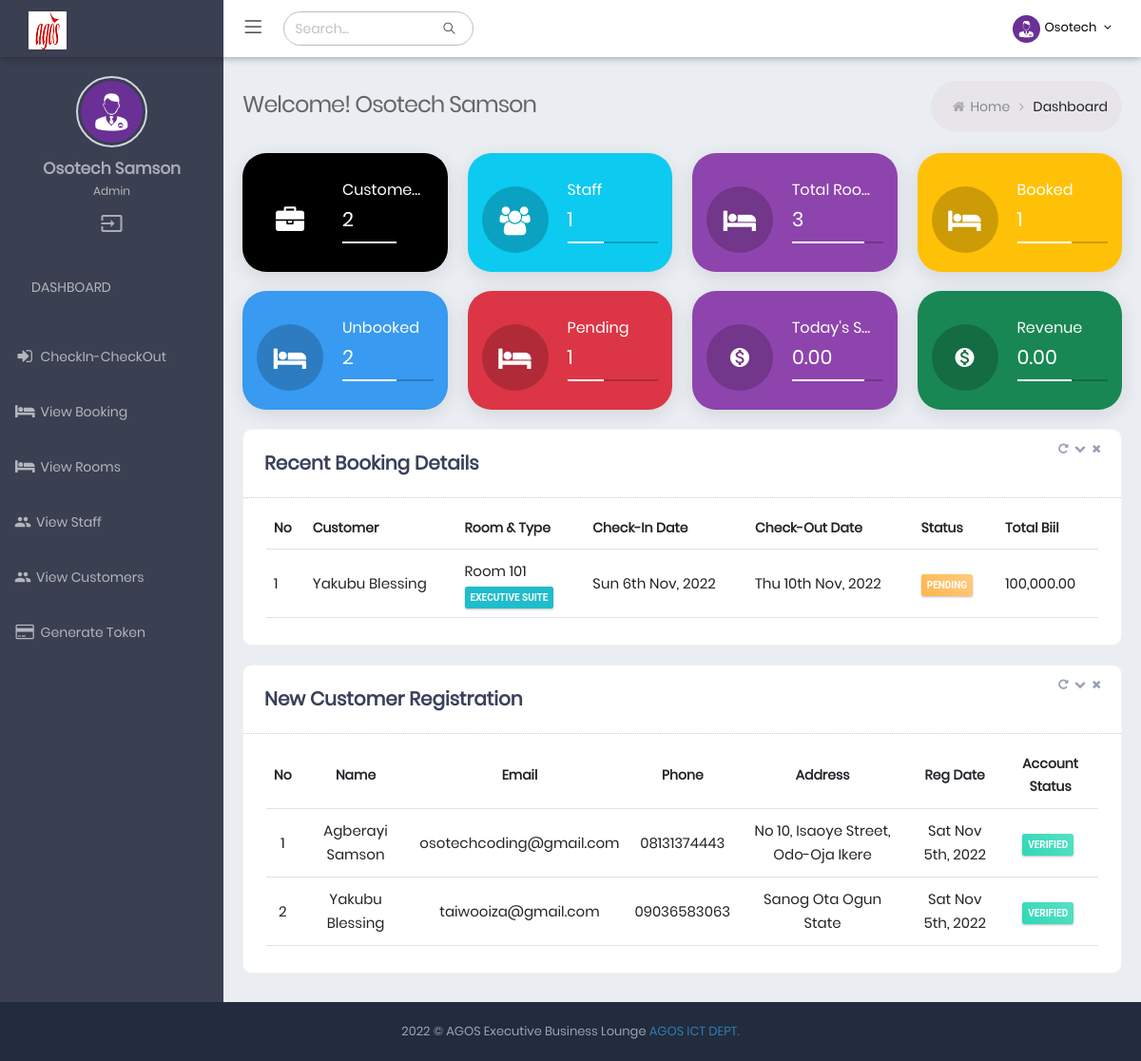
The app's page / (signed in), older data.
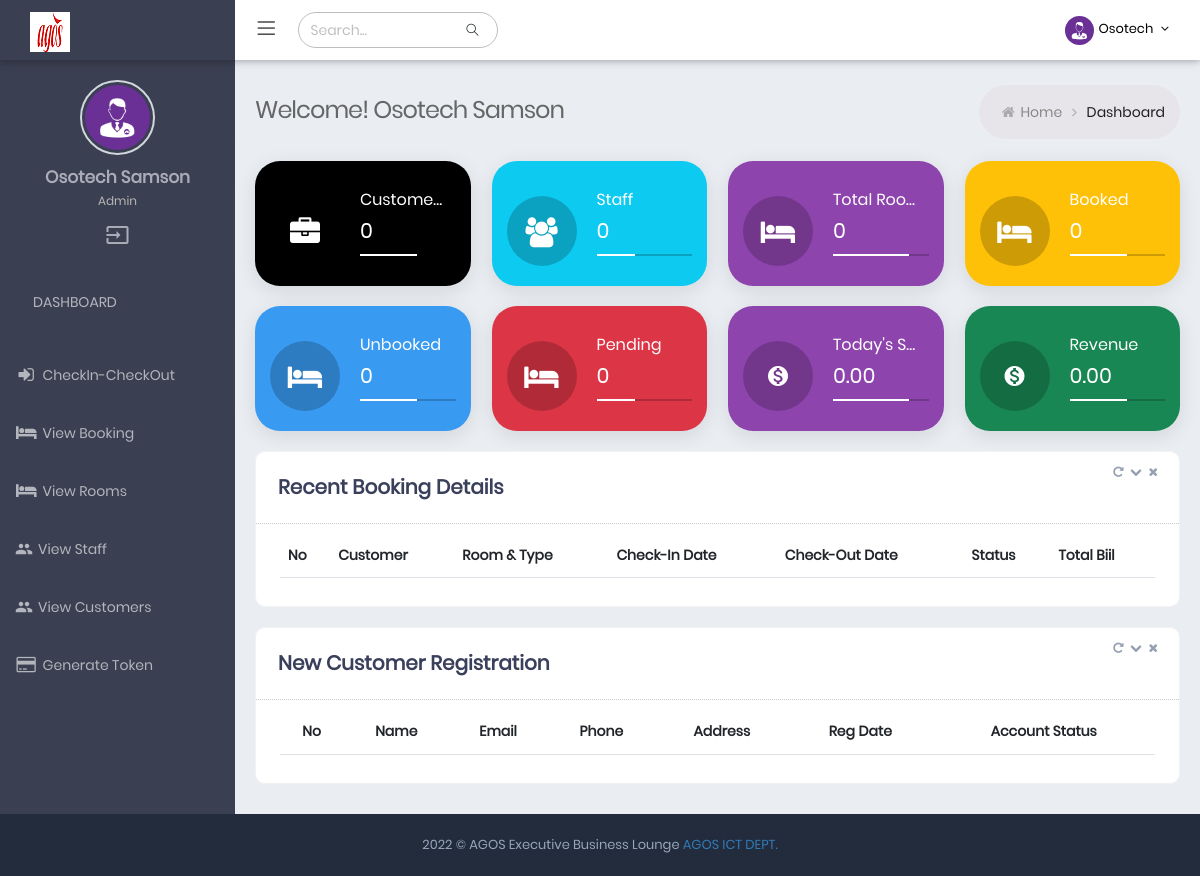
The same page, newer data.
### tables this page shows
CREATE TABLE IF NOT EXISTS `admin_tbl` (
  `id` int(11) NOT NULL AUTO_INCREMENT,
  `username` varchar(50) DEFAULT NULL,
  `email` varchar(255) DEFAULT NULL,
  `password` varchar(255) DEFAULT NULL,
  `fullname` varchar(255) DEFAULT NULL,
  `role_type` varchar(50) NOT NULL DEFAULT 'Admin',
  `status` tinyint(1) NOT NULL DEFAULT 0 COMMENT '0= not active, 1=active',
  `verified` tinyint(1) NOT NULL DEFAULT 0 COMMENT '0=not verified, 1= verified',
  `is_online` tinyint(1) NOT NULL DEFAULT 0 COMMENT '0=offline, 1=online',
  `created_at` date NOT NULL,
  PRIMARY KEY (`id`)
);

CREATE TABLE IF NOT EXISTS `booking_tbl` (
  `id` int(11) NOT NULL AUTO_INCREMENT,
  `customer_id` bigint(20) NOT NULL,
  `room_id` int(11) NOT NULL,
  `no_of_guest` int(5) DEFAULT NULL,
  `no_of_children` int(5) DEFAULT NULL,
  `checkIn` date DEFAULT NULL,
  `checkOut` date DEFAULT NULL,
  `status` tinyint(1) NOT NULL DEFAULT 1 COMMENT '1=pending,2 checked In,3 checked Out,4=extend staying',
  `ref_code` varchar(100) NOT NULL,
  `total_night` int(5) NOT NULL,
  `total_bill` float NOT NULL,
  `payment_method` varchar(100) NOT NULL,
  `booking_time` time DEFAULT NULL,
  `comment` text DEFAULT NULL,
  `created_at` date DEFAULT NULL,
  `is_approved` tinyint(1) NOT NULL DEFAULT 0 COMMENT '0= pending,1= approved,2=rejected',
  `bookedBy` int(11) DEFAULT NULL,
  `checkIn_time` datetime DEFAULT NULL COMMENT 'customer checkin datetime',
  `checkOut_time` datetime DEFAULT NULL COMMENT 'customer checkout datetime',
  PRIMARY KEY (`id`),
  KEY `customer_id` (`customer_id`),
  KEY `room_id` (`room_id`)
);

CREATE TABLE IF NOT EXISTS `customers` (
  `id` bigint(20) NOT NULL AUTO_INCREMENT,
  `fullname` varchar(255) DEFAULT NULL,
  `email` varchar(255) DEFAULT NULL,
  `password` varchar(255) DEFAULT NULL,
  `username` varchar(50) DEFAULT NULL,
  `verified` tinyint(1) NOT NULL DEFAULT 0 COMMENT '0=not verified, 1=verified',
  `is_online` tinyint(1) NOT NULL DEFAULT 0 COMMENT '0=offline, 1=online',
  `address` text DEFAULT NULL,
  `phone` varchar(50) DEFAULT NULL,
  `gender` varchar(50) DEFAULT NULL,
  `state_of_origin` varchar(100) DEFAULT NULL,
  `confirmation_code` varchar(100) DEFAULT NULL COMMENT 'confirmation code sent via email',
  `tokenExp` timestamp NOT NULL DEFAULT current_timestamp(),
  `created_at` date DEFAULT NULL,
  `reset_token` text DEFAULT NULL,
  PRIMARY KEY (`id`),
  UNIQUE KEY `email` (`email`),
  KEY `fullname` (`fullname`)
);

CREATE TABLE IF NOT EXISTS `rooms_tbl` (
  `id` int(11) NOT NULL AUTO_INCREMENT,
  `room_name` varchar(255) NOT NULL,
  `room_type` varchar(255) NOT NULL,
  `price` decimal(7,2) NOT NULL COMMENT 'price of the room per night',
  `room_desc` mediumtext NOT NULL,
  `facilities` text NOT NULL,
  `firstImage` varchar(255) NOT NULL,
  `acType` varchar(100) DEFAULT NULL,
  `thirdImage` varchar(255) NOT NULL,
  `is_booked` tinyint(1) NOT NULL DEFAULT 0 COMMENT '0=not booked, 1= booked',
  `created_at` date DEFAULT NULL,
  PRIMARY KEY (`id`),
  KEY `room_name` (`room_name`)
);

### Helper/helper.php (called while the page is built, shortened)
<?php
$Database = new Database();
$dbh = $Database->osotech_connect();
$Alert = new Alert();
$Core = new Core($dbh, $Alert);
$Admin = new Admin($dbh, $Core, $Alert);
$Customer = new Customer($dbh, $Core, $Alert);
$Room = new Room($dbh, $Core, $Alert);
$Admin->isAdminLoggedIn();
$admin_data = $Admin->getAdminById($_SESSION['AGOS_ADMIN_UNIQUE_ID']);

### App/Controller/Admin.php (called while the page is built, shortened)
<?php
class Admin
{
  private PDO $dbh;
  private $table = "admin_tbl";
  public function __construct($dbh, $Core, $Alert)
  {
    $this->dbh = $dbh;
  }
  public function getAdminById($aid)
  {
    $sql = "SELECT * FROM `{$this->table}` WHERE id=? LIMIT 1";
    $this->stmt = $this->dbh->prepare($sql);
    $this->response = $this->stmt->execute([$aid]);
    if ($this->stmt->rowCount() == '1') {
      $this->response = $this->stmt->fetch();
      return $this->response;
      $this->dbh = null;
    }
  }
}

### App/Controller/Room.php (called while the page is built, shortened)
<?php
class Room
{
  private PDO $dbh;
  private $table = "rooms_tbl";
  public function __construct($dbh, $Core, $Alert)
  {
    $this->dbh = $dbh;
  }
  public function getAllRecentBooking()
  {
    $sql = "SELECT * FROM `booking_tbl` WHERE `status` IN (1,2)  AND DATE(`created_at`) >= DATE(CURRENT_DATE()- INTERVAL 30 DAY) ORDER BY created_at DESC LIMIT 10";
    $this->stmt = $this->dbh->prepare($sql);
    $this->stmt->execute();
    if ($this->stmt->rowCount() > 0) {
      $this->response = $this->stmt->fetchAll();
      return $this->response;
      $this->dbh = null;
    }
  }
  public function getRoomById($rid)
  {
    $sql = "SELECT * FROM `{$this->table}` WHERE id=? LIMIT 1";
    $this->stmt = $this->dbh->prepare($sql);
    $this->stmt->execute([$rid]);
    if ($this->stmt->rowCount() == '1') {
      $this->response = $this->stmt->fetch();
      return $this->response;
      $this->dbh = null;
    }
  }
  public function countAllRoomsByStatus($status)
  {
    $sql = "SELECT count(id) as total_room FROM `{$this->table}` WHERE is_booked=?";
    $this->stmt = $this->dbh->prepare($sql);
    $this->stmt->execute([$status]);
    if ($this->stmt->rowCount() > 0) {
      $this->response = $this->stmt->fetch();
      return $this->response->total_room;
      $this->dbh = null;
    }
  }
  public function countAllRooms()
  {
    $sql = "SELECT count(id) as total_room FROM `{$this->table}`";
    $this->stmt = $this->dbh->prepare($sql);
    $this->stmt->execute();
    if ($this->stmt->rowCount() > 0) {
      $this->response = $this->stmt->fetch();
      return $this->response->total_room;
      $this->dbh = null;
    }
  }
  public function countPendingBookings($status)
  {
    $sql = "SELECT count(id) as pending FROM `booking_tbl` WHERE `status`=?";
    $this->stmt = $this->dbh->prepare($sql);
    $this->stmt->execute([$status]);
    if ($this->stmt->rowCount() > 0) {
      $this->response = $this->stmt->fetch();
      return $this->response->pending;
      $this->dbh = null;
    }
  }
  public function getTodaysRevenue()
  {
    $sql = "SELECT SUM(`total_bill`) as revenue FROM `booking_tbl` WHERE  `status` IN (2,3) AND `is_approved`='1' AND DATE(checkin_time) = DATE(CURRENT_DATE())";
    $this->stmt = $this->dbh->prepare($sql);
    $this->stmt->execute();
    if ($this->stmt->rowCount() > 0) {
      $this->response = $this->stmt->fetch();
      return $this->response->revenue;
      $this->dbh = null;
    }
  }
  public function getCurrentMonthRevenue()
  {
    $sql = "SELECT sum(total_bill) as revenue FROM `booking_tbl` WHERE `status` IN (2,3) AND `is_approved`='1'";
    $this->stmt = $this->dbh->prepare($sql);
    $this->stmt->execute();
    if ($this->stmt->rowCount() > 0) {
      $this->response = $this->stmt->fetch();
      return $this->response->revenue;
      $this->dbh = null;
    }
  }
}

### App/Controller/Customer.php (called while the page is built, shortened)
<?php
class Customer
{
  private PDO $dbh;
  private $table = "customers";
  public function __construct($dbh, $Core, $Alert)
  {
    $this->dbh = $dbh;
  }
  public function getCustomerById($cid)
  {
    $sql = "SELECT * FROM `{$this->table}` WHERE id=? LIMIT 1";
    $this->stmt = $this->dbh->prepare($sql);
    $this->response = $this->stmt->execute([$cid]);
    if ($this->stmt->rowCount() == '1') {
      $this->response = $this->stmt->fetch();
      return $this->response;
      $this->dbh = null;
    }
  }
  public function countAllCustomers()
  {
    $sql = "SELECT count(id) as customer FROM `{$this->table}`";
    $this->stmt = $this->dbh->prepare($sql);
    if ($this->stmt->rowCount() > 0) {
      $this->response = $this->stmt->fetch();
      return $this->response->customer;
      $this->dbh = null;
    }
  }
  public function getRecentCustomerRegistration()
  {
    $sql = "SELECT * FROM `{$this->table}` ORDER BY created_at DESC LIMIT 5";
    $this->stmt = $this->dbh->prepare($sql);
    $this->response = $this->stmt->execute();
    if ($this->stmt->rowCount() > 0) {
      $this->response = $this->stmt->fetchAll();
      return $this->response;
      $this->dbh = null;
    }
  }
}

### index.php (the view, shortened to what the rows shown need)
<?php require_once "Helper/helper.php"; ?>
<!DOCTYPE html>
<html lang="en">
<head>
  <?php include_once("Inc/HeaderScript.php"); ?>
</head>
<body
  class="page-header-fixed sidemenu-closed-hidelogo page-content-white page-md header-white dark-sidebar-color logo-dark">
  <div class="page-wrapper">
    <?php include_once "Inc/Header.php" ?>
    <div class="page-container">
      <?php include_once "Inc/TopSidebar.php"; ?>
      <div class="page-content-wrapper">
        <div class="page-content">
          <div class="page-bar">
            <div class="page-title-breadcrumb">
              <div class=" pull-left">
                <div class="page-title">Welcome! <strong> <?php echo ucfirst($admin_data->fullname); ?></strong> </div>
              </div>
            </div>
          </div>
          <div class="row">
            <div class="col-md-12 col-sm-12">
              <div class="card  card-box">
                <div class="card-body ">
                  <div class="table-wrap">
                    <div class="table-responsive">
                      <table class="table display product-overview mb-30" id="support_table5">
                        <thead>
                          <tr>
                            <th>No</th>
                            <th>Customer</th>
                            <th>Room & Type</th>
                            <th>Check-In Date</th>
                            <th>Check-Out Date</th>
                            <th>Status</th>
                            <th>Total Biil</th>
                          </tr>
                        </thead>
                        <tbody>
                          <?php
                          $recentBookings = $Room->getAllRecentBooking();
                          if ($recentBookings) {
                            $cnt = 0;
                            foreach ($recentBookings as $recent) {
                              $customer_data = $Customer->getCustomerById($recent->customer_id);
                              $room_data = $Room->getRoomById($recent->room_id);
                              $cnt++;
                          ?>
                          <tr>
                            <td><?php echo $cnt; ?></td>
                            <td><?php echo ucwords($customer_data->fullname) ?></td>
                            <td><?php echo ucwords($room_data->room_name) ?>
                              <br /><span
                                class="label label-sm label-dark"><?php echo ucwords($room_data->room_type) ?></span>
                            </td>
                            <td><?php echo date("D jS M, Y", strtotime($recent->checkIn)); ?></td>
                            <td><?php echo date("D jS M, Y", strtotime($recent->checkOut)); ?></td>
                            <td>
                              <?php
                                  if ($recent->is_approved == "1") {
                                    echo '<span class="label label-sm label-warning">Pending</span>';
                                  } elseif ($recent->is_approved == "2") {
                                    echo '<span class="label label-sm label-success">Approved</span>';
                                  } else {
                                    echo '<span class="label label-sm label-danger">Rejected</span>';
                                  }
                                  ?>
                            </td>
                            <td><?php echo number_format($recent->total_bill, 2); ?> </td>
                          </tr>
                          <?php
                            }
                          }
                          ?>
                        </tbody>
                      </table>
                    </div>
                  </div>
                </div>
              </div>
            </div>
          </div>
          <div class="row">
            <div class="col-md-12 col-sm-12">
              <div class="card  card-box">
                <div class="card-body ">
                  <div class="table-wrap">
                    <div class="table-responsive">
                      <table class="table display product-overview mb-30 text-center" id="support_table5">
                        <thead>
                          <tr>
                            <th>No</th>
                            <th>Name</th>
                            <th>Email</th>
                            <th>Phone</th>
                            <th>Address</th>
                            <th>Reg Date</th>
                            <th>Account Status</th>
                          </tr>
                        </thead>
                        <tbody>
                          <?php
                          $recentCustomers = $Customer->getRecentCustomerRegistration();
                          if ($recentCustomers) {
                            $sn = 0;
                            foreach ($recentCustomers as $cust) {
                              $sn++;
                          ?>
                          <tr>
                            <td><?php echo $sn; ?></td>
                            <td><?php echo ucwords($cust->fullname); ?></td>
                            <td><?php echo $cust->email; ?></td>
                            <td><?php echo $cust->phone; ?></td>
                            <td>
                              <?php echo $cust->address; ?>
                            </td>
                            <td><?php echo date("D M jS, Y", strtotime($cust->created_at)); ?></td>
                            <td><?php echo $cust->verified == '0' ? '<span
                                class="label label-sm label-danger">Not Verified</span>' : '<span
                                class="label label-sm label-success">Verified</span>'; ?> </td>
                          </tr>
                          <?php
                            }
                          }
                          ?>
                        </tbody>
                      </table>
                    </div>
                  </div>
                </div>
              </div>
            </div>
          </div>
        </div>
      </div>
    </div>
  </div>
</body>
</html>

### Inc/TopMenuBar.php (shortened to what the rows shown need)
<div class="top-menu">
  <ul class="nav navbar-nav pull-right">
    <li class="dropdown dropdown-user">
      <a href="javascript:;" class="dropdown-toggle" data-bs-toggle="dropdown" data-hover="dropdown"
        data-close-others="true">
        <img alt="" class="img-circle " src="assets/img/user-image.jpg" />
        <span class="username username-hide-on-mobile"> <?php echo ucfirst($admin_data->username); ?> </span>
        <i class="fa fa-angle-down"></i>
      </a>
    </li>
  </ul>
</div>

### Inc/TopSidebar.php (shortened to what the rows shown need)
<div class="sidebar-container">
  <div class="sidemenu-container navbar-collapse collapse fixed-menu">
    <div id="remove-scroll">
      <ul class="sidemenu page-header-fixed p-t-20" data-keep-expanded="false" data-auto-scroll="true"
        data-slide-speed="200">
        <li class="sidebar-user-panel">
          <div class="user-panel">
            <div class="profile-usertitle">
              <div class="sidebar-userpic-name"> <?php echo ucfirst($admin_data->fullname); ?> </div>
              <div class="profile-usertitle-job"> <?php echo ucfirst($admin_data->role_type); ?> </div>
            </div>
          </div>
        </li>
      </ul>
    </div>
  </div>
</div>

Row changes from the older to the newer data that the page shows:
removed booking_tbl: customer.fullname "Yakubu Blessing", room.room_name "Room 101", room.room_type "EXECUTIVE SUITE", checkIn "Sun 6th Nov, 2022", checkOut "Thu 10th Nov, 2022", is_approved "PENDING", total_bill "100,000.00"
removed customers: fullname "Agberayi Samson", email "osotechcoding@gmail.com", phone "08131374443", address "No 10, Isaoye Street, Odo-Oja Ikere", created_at "Sat Nov 5th, 2022", verified "VERIFIED"
removed customers: fullname "Yakubu Blessing", email "taiwooiza@gmail.com", phone "09036583063", address "Sanog Ota Ogun State", created_at "Sat Nov 5th, 2022", verified "VERIFIED"
Text that changed along with them:
$Customer->countAllCustomers(): "2" → "0"
$Manager->countAllStaff(): "1" → "0"
$Room->countAllRooms(): "3" → "0"
$Room->countAllRoomsByStatus(1): "1" → "0"
$Room->countAllRoomsByStatus(0): "2" → "0"
$Room->countPendingBookings(1): "1" → "0"
